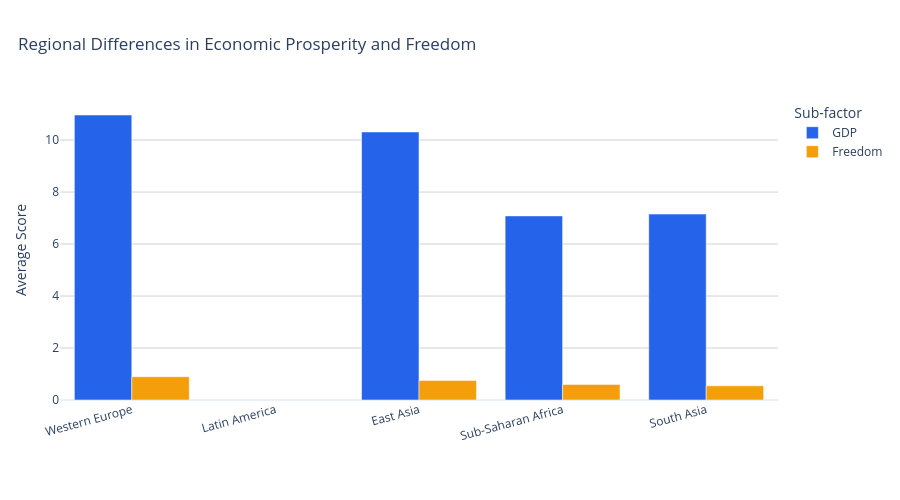

Here is the notebook cell this chart was saved with:
### Markdown cell above
---
## Done? Stretch Goal

If you finish both tasks with time to spare, try this:

**Task 3 (stretch):** Build a **grouped bar chart** comparing 2 sub-factors (e.g. `GDP_per_capita` and `Freedom`) across the 5 most populated regions. Use colour meaningfully and write an insight title.

Regions to include: `'Western Europe'`, `'Latin America'`, `'East Asia'`, `'Sub-Saharan Africa'`, `'South Asia'`

### Code cell
# Task 3 — Compare GDP and Freedom across five regions

import pandas as pd
import plotly.express as px

regions = [
    'Western Europe',
    'Latin America',
    'East Asia',
    'Sub-Saharan Africa',
    'South Asia'
]

# Calculate average GDP and Freedom scores by region
region_comparison = (
    df[df['Region'].isin(regions)]
    .groupby('Region')[['GDP', 'Freedom']]
    .mean()
    .reset_index()
)

# Convert to long format for grouped bars
region_comparison_long = region_comparison.melt(
    id_vars='Region',
    value_vars=['GDP', 'Freedom'],
    var_name='Factor',
    value_name='Average Score'
)

# Create grouped bar chart
fig = px.bar(
    region_comparison_long,
    x='Region',
    y='Average Score',
    color='Factor',
    barmode='group',
    color_discrete_map={
        'GDP': '#2563EB',
        'Freedom': '#F59E0B'
    },
    title='Regional Differences in Economic Prosperity and Freedom',
    labels={
        'Region': 'Region',
        'Average Score': 'Average Score',
        'Factor': 'Sub-factor'
    },
    category_orders={'Region': regions}
)

fig.update_layout(
    template='plotly_white',
    title=dict(x=0.02, xanchor='left'),
    xaxis_title=None,
    yaxis_title='Average Score',
    legend_title='Sub-factor',
    height=500,
    margin=dict(l=60, r=40, t=100, b=100)
)

fig.update_xaxes(tickangle=-15, showgrid=False)
fig.update_yaxes(rangemode='tozero', gridcolor='lightgray')

fig.show()

### Figure 1 — Plotly figure (JSON) as saved in the notebook; plotly's stock layout.template omitted (floating-point values rounded to 4 significant figures)
{"data": [{"alignmentgroup": "True", "hovertemplate": "Sub-factor=GDP<br>Region=%{x}<br>Average Score=%{y}<extra></extra>", "legendgroup": "GDP", "marker": {"color": "#2563EB", "pattern": {"shape": ""}}, "name": "GDP", "offsetgroup": "GDP", "orientation": "v", "showlegend": true, "textposition": "auto", "type": "bar", "x": ["East Asia", "South Asia", "Sub-Saharan Africa", "Western Europe"], "xaxis": "x", "y": [10.31, 7.152, 7.082, 10.96], "yaxis": "y"}, {"alignmentgroup": "True", "hovertemplate": "Sub-factor=Freedom<br>Region=%{x}<br>Average Score=%{y}<extra></extra>", "legendgroup": "Freedom", "marker": {"color": "#F59E0B", "pattern": {"shape": ""}}, "name": "Freedom", "offsetgroup": "Freedom", "orientation": "v", "showlegend": true, "textposition": "auto", "type": "bar", "x": ["East Asia", "South Asia", "Sub-Saharan Africa", "Western Europe"], "xaxis": "x", "y": [0.754, 0.5463, 0.5994, 0.8961], "yaxis": "y"}], "layout": {"barmode": "group", "height": 500, "legend": {"title": {"text": "Sub-factor"}, "tracegroupgap": 0}, "margin": {"b": 100, "l": 60, "r": 40, "t": 100}, "title": {"text": "Regional Differences in Economic Prosperity and Freedom", "x": 0.02, "xanchor": "left"}, "xaxis": {"anchor": "y", "categoryarray": ["Western Europe", "Latin America", "East Asia", "Sub-Saharan Africa", "South Asia"], "categoryorder": "array", "domain": [0, 1], "showgrid": false, "tickangle": -15, "title": {}}, "yaxis": {"anchor": "x", "domain": [0, 1], "gridcolor": "lightgray", "rangemode": "tozero", "title": {"text": "Average Score"}}}}
